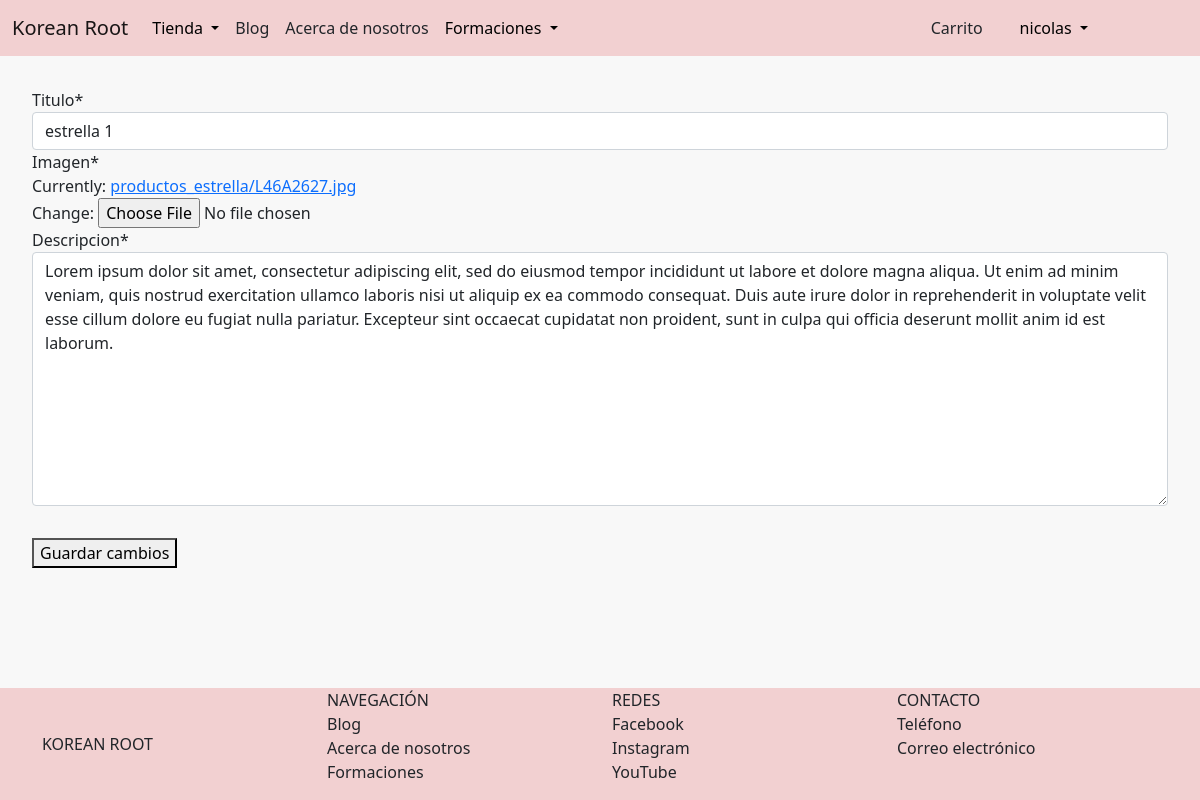
The page /blog/editarProdEstrella/1 (signed in) on the database its author committed.
### AppBlog/models.py (models this page shows, shortened)
class ProductoEstrella(models.Model):
    titulo = models.CharField(max_length=50)
    imagen = models.ImageField(upload_to='productos_estrella', default=None)
    descripcion = models.TextField()

### AppBlog/views.py (the view)
# urls.py: path('editarProdEstrella/<id>', editarProdEstrella, name='editar_prod_estrella'),
@staff_member_required
def editarProdEstrella(request, id):
    producto = ProductoEstrella.objects.get(id=id)
    if request.method == 'POST':
        form = AgregarProductoEstrella(request.POST, request.FILES, instance=producto)
        if form.is_valid():
            producto.save()
            messages.success(request, 'Producto editado con exito.')
            return redirect('/blog/verProdEstrella/')
    else:
        form = AgregarProductoEstrella(instance=producto)
    return render(request, 'AppBlog/editar_prod_estrella.html', {'form': form})

### AppBlog/forms.py
class AgregarProductoEstrella(forms.ModelForm):
    class Meta:
        model = ProductoEstrella
        fields = '__all__'

### AppBlog/templates/AppBlog/editar_prod_estrella.html (shortened to what this page needs)
{% extends 'AppTienda/padre.html' %}
{% load static %}
{% block contenidoQueCambia %}
    {% load crispy_forms_tags %}
    <form method="POST" enctype="multipart/form-data" class="col-lg-X" style="margin-right: 2rem; margin-left: 2rem; margin-bottom: 2rem; margin-top: 2rem;">
        {{ form|crispy }}
        <button type="submit" style="margin-top: 2rem;">Guardar cambios</button>
    </form>
{% endblock %}

### AppTienda/templates/AppTienda/padre.html (shortened to what this page needs)
<!doctype html>
<html lang="en">
  <head>
    {% load static %}
    <link href="https://cdn.jsdelivr.net/npm/bootstrap@5.1.3/dist/css/bootstrap.min.css" rel="stylesheet">
  </head>
  <body class="body">
        <nav class="navbar navbar-expand-sm navbar-light" style="background-color:rgb(242, 208, 209)">
            <div class="container">
            <a href="{% url 'blog:Inicio' %}" class="navbar-brand mb-0 h1" style="text-emphasis-color: aliceblue; margin-right: 1rem;">Korean Root</a>
            <div class="collapse navbar-collapse" id="navbarNav">
                <ul class="navbar-nav">
                    <li class="nav-item dropdown">
                        <a href="#"
                        class="nav-link dropdown-toggle"
                        id="navbarDropdown"
                        role="button"
                        data-bs-toggle="dropdown"
                        aria-expanded="false"
                        style="color: black;"
                        >Tienda
                        </a>
                    </li>
                    <li class="nav-item active">
                        <a
                        href="{% url 'blog:lista_publicaciones' %}"
                        class="nav-link"
                        style="text-decoration: none; color:inherit;"
                        >
                        Blog
                    </a>
                </li>
                    <li
                    class="nav-item active">
                    <a
                    href="{% url 'acerca_de_nosotros' %}"
                    class="nav-link"
                    style="text-decoration: none; color:inherit;"
                    >
                    Acerca de nosotros
                </a>
            </li>
                    <li class="nav-item dropdown">
                      <a href="#"
                      class="nav-link dropdown-toggle"
                      id="navbarDropdown"
                      role="button"
                      data-bs-toggle="dropdown"
                      aria-expanded="false"
                      style="color: black;"
                      >Formaciones
                      </a>
                </ul>
            </div>
            </div>
            {% if user.is_authenticated %}
              <div class="d-grid gap-2 d-sm-flex justify-content-end" style="width: 6rem; margin-right: 6rem;">
              <div class="d-grid gap-2 d-sm-flex justify-content-end" style="width: 5rem;">
                <button
                class="btn btn-outline"
                type="button"
                style="text-decoration: none; color:inherit;"
                >
                <a
                    href="{% url 'carrito' %}"
                    style="text-decoration: none; color:inherit;"
                    >
                    Carrito
                </a>
                </button>
                <li class="nav-item dropdown" style="list-style-type: none">
                  <a href="#"
                  class="nav-link dropdown-toggle"
                  id="navbarDropdown"
                  role="button"
                  data-bs-toggle="dropdown"
                  aria-expanded="false"
                  style="color: black;">
                  {{user.username}}
                  </a>
                </li>
              </div>
            {% endif %}
        </nav>
    {% block contenidoQueCambia %}
    {% endblock %}
  <footer
  class="footer"
  >
    <div class="container">
      <nav class="row">
        <a href="{% url 'blog:Inicio' %}"
        class="col-3 text-reser text-uppercase d-flex align-items-center"
        style="text-decoration: none; color:inherit;"
        >
          Korean Root
        </a>
        <ul class="col-3 list-unstyled">
          <li class="font-weight-bold text-uppercase">Navegación</li>
          <li><a href="{% url 'blog:lista_publicaciones' %}" class="text-reset" style="text-decoration: none; color:inherit;">Blog</a></li>
          <li><a href="{% url 'acerca_de_nosotros' %}" class="text-reset" style="text-decoration: none; color:inherit;">Acerca de nosotros</a></li>
          <li><a href="{% url 'capacitaciones' %}" class="text-reset" style="text-decoration: none; color:inherit;">Formaciones</a></li>
        </ul>
        <ul class="col-3 list-unstyled">
          <li class="font-weight-bold text-uppercase" style="text-decoration: none; color:inherit;">Redes</li>
          <li><a href="https://www.facebook.com/koreanroot" class="text-reset" style="text-decoration: none; color:inherit;">Facebook</a></li>
          <li><a href="https://instagram.com/koreanroot" class="text-reset" style="text-decoration: none; color:inherit;">Instagram</a></li>
          <li><a href="https://www.youtube.com/channel/UC8QQf5m4bq_b639ss8gnnDg" class="text-reset" style="text-decoration: none; color:inherit;">YouTube</a></li>
        </ul>
        <ul class="col-3 list-unstyled">
          <li class="font-weight-bold text-uppercase" style="text-decoration: none; color:inherit;">Contacto</li>
          <li><a href="tel:3424234054" class="text-reset" style="text-decoration: none; color:inherit;">Teléfono</a></li>
          <li><a href="thekoreanroot@gmail.com" class="text-reset" style="text-decoration: none; color:inherit;">Correo electrónico</a></li>
        </ul>
      </nav>
    </div>
  </footer>
  </body>
</html>

### AppTienda/templates/AppTienda/padre.html (style rules this page uses)
.body { background-color:rgb(248, 248, 248); display: flex; flex-direction: column; min-height: 100vh; }
.footer { background-color: rgb(242, 208, 209); position: relative; margin-top: auto; clear:both; }

### rows shown on the page
ProductoEstrella: titulo "estrella 1", descripcion "Lorem ipsum dolor sit amet, consectetur adipiscing elit, sed do eiusmod tempor incididunt ut labore et dolore magna aliqua. Ut enim ad minim veniam, quis nostrud exercitation ullamco laboris nisi ut aliquip ex ea commodo consequat. Duis aute irure dolor in reprehenderit in voluptate velit esse cillum dolore eu fugiat nulla pariatur. Excepteur sint occaecat cupidatat non proident, sunt in culpa qui officia deserunt mollit anim id est laborum."

### other values the page prints
{{ user.username }} "nicolas"
